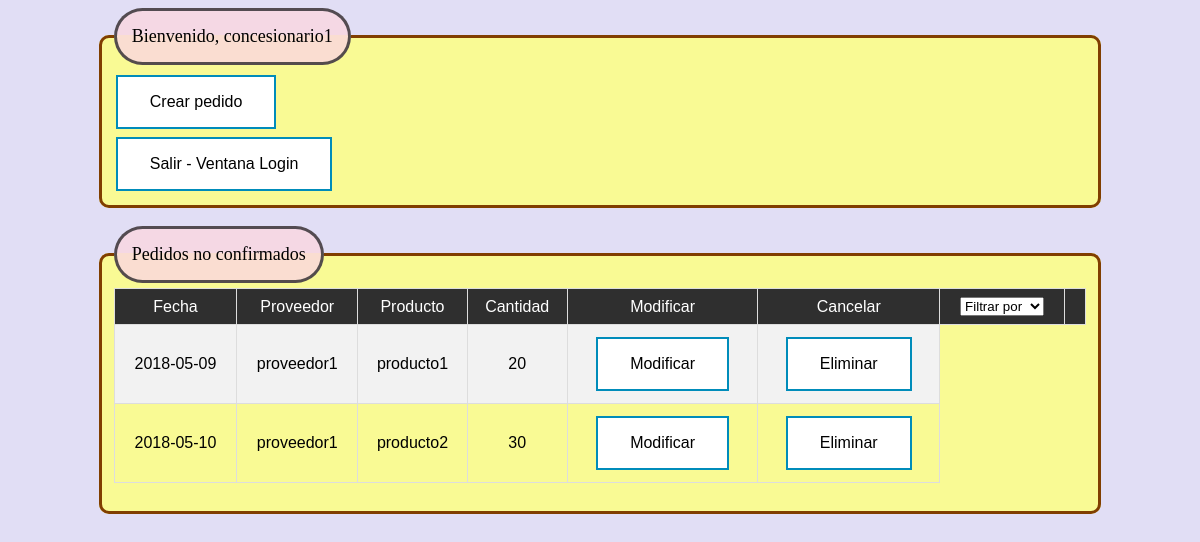
Screenshot of /concesionario/concesionario.php?ID=1 with the database file from the repository.
### tables this page shows
CREATE TABLE `usuario` (
  `id` int(11) NOT NULL,
  `username` varchar(15) NOT NULL,
  `password` varchar(20) NOT NULL,
  `tipo` varchar(20) NOT NULL,
  `numeroSesiones` int(11) NOT NULL
);

CREATE TABLE `pedidos` (
  `id` int(11) NOT NULL,
  `concesionario` varchar(15) NOT NULL,
  `fecha` date NOT NULL,
  `proveedor` varchar(20) NOT NULL,
  `producto` varchar(50) NOT NULL,
  `productoID` int(11) NOT NULL,
  `cantidad` int(11) NOT NULL,
  `confirmado` tinyint(1) NOT NULL
);

### concesionario/concesionario.php (the view, shortened to what this page needs)
 <!DOCTYPE html>
<html>
<head>
    <link rel = "stylesheet" type = "text/css" href = "./styleConcesionario.css" >
</head>
<body>
	<div>
	<?php
    	include ("../db_connect/db_connect.php");
        $IDuser = $_GET["ID"];
        $sacarConcesionario = mysqli_query($connection, "SELECT username FROM usuario WHERE id ='".$IDuser."'");
        while ($linea = mysqli_fetch_array($sacarConcesionario)) {
	        $concesionario =$linea["username"];
		}
        if (isset($_GET["filtro"])) {
            $filtro = $_GET["filtro"];
            if ($filtro == "fecha" && isset($_GET["fecha"])) {
       		    $fecha = $_GET["fecha"];
                $consulta = mysqli_query($connection, "SELECT * FROM pedidos WHERE (confirmado = '0' AND concesionario ='" .$concesionario."' AND fecha='".$fecha."')");
            } else if ($filtro == "proveedor" && isset($_GET["proveedor"])) {
           		$proveedor = $_GET["proveedor"];
                $consulta = mysqli_query($connection, "SELECT * FROM pedidos WHERE (confirmado = '0' AND concesionario ='" .$concesionario."' AND proveedor='".$proveedor."')");
            } else if ($filtro == "producto" && isset($_GET["producto"])) {
                $producto = $_GET["producto"];
                $consulta = mysqli_query($connection, "SELECT * FROM pedidos WHERE (confirmado = '0' AND concesionario ='" .$concesionario."' AND producto='".$producto."')");
            }
		} else {
			$consulta = mysqli_query($connection, "SELECT * FROM pedidos WHERE (confirmado = '0' AND concesionario ='" .$concesionario."')");
        }
	?>
	<fieldset>
		<legend id="legend">Bienvenido, <?php echo $concesionario ?></legend>
		<?php
            echo "<input type='button' class='button' value='Crear pedido' onclick='hacerPedido(".$IDuser.")'/>";
        ?>
		<form action="./cerrarSesion.php?concesionario=<?php echo $concesionario;?>" method="post">
           	<button type="submit" id="myButton"  class="button" >Salir - Ventana Login</button>
   		</form>
	</fieldset>
	<br>
	<fieldset>
		<legend id="legend">Pedidos no confirmados</legend>
		<table class="listaPedidos">
	        <tr class="negrita">
				<td>Fecha</td>
				<td>Proveedor</td>
				<td>Producto</td>
				<td>Cantidad</td>
	            <td>Modificar</td>
	            <td>Cancelar</td>
			    <td>
                <select name="filtro" id="filtro">
                <?php
                    if(isset($_GET["filtro"])){
                ?>
                <option value="0">Sin filtros</option>
                <?php
                } else {
                            ?>
                             <option value="0" selected>Filtrar por</option>
                            <?php
                                }
                            ?>
                        </select>
                    </td>
	                <td id="variable">
                    </td>
                </tr>
					<?php
						while($filas = mysqli_fetch_array($consulta)) {
							$fecha=$filas['fecha'];
							$proveedor=$filas['proveedor'];
							$producto=$filas['producto'];
							$cantidad=$filas['cantidad'];
							$IDpedido=$filas['id'];
					?>
					<tr>
						<td><?php echo "<p>".$fecha."</p>";?></td>
						<td><?php echo "<p>".$proveedor."</p>";?></td>
						<td><?php echo "<p>".$producto."</p>";?></td>
						<td><?php echo "<p>".$cantidad."</p>";?></td>
	            		<td>
	                		<form method="post" action="./modificar_pedido.php?ID=<?php echo $IDpedido."&IDuser=".$IDuser;?>">
	            		      	<input type="submit" value="Modificar" name="modificar" />
	    		            </form>
			            </td>
	            		<td>
	               			<form method="post" action="./cancelar_pedido.php?ID=<?php echo $IDpedido."&IDuser=".$IDuser;?>">
	                  			<input type="submit" value="Eliminar" name="eliminar" />
	                		</form>
	            		</td>
					</tr>
					<?php	} ?>
				</table>
				<br />
			</fieldset>
		</div>
	</body>
</html>

### concesionario/styleConcesionario.css (style rules this page uses)
body { background-color: rgba(105, 90, 205, 0.2); }
div { width: 85%; margin:0 auto 0 auto; }
form select, form input { background-color: white; color: black; border: 2px solid #008CBA; padding: 16px 32px; text-decoration: none; display: inline-block; font-size: 16px; margin: 4px 2px; -webkit-transition-duration: 0.4s; transition-duration: 0.4s; cursor: pointer; }
.button { background-color: white; color: black; border: 2px solid #008CBA; padding: 16px 32px; text-align: center; text-decoration: none; display: inline-block; font-size: 16px; margin: 4px 2px; -webkit-transition-duration: 0.4s; transition-duration: 0.4s; cursor: pointer; }
table { text-align:center; font-family: "Trebuchet MS", Arial, Helvetica, sans-serif; border-collapse: collapse; width: 100%; }
table td, table th { border: 1px solid #ddd; padding: 8px; }
table tr:nth-child(even) { background-color: #f2f2f2; }
table tr:first-child { background-color: #2f2f2f; color:white; }
fieldset { display: block; margin-left: 2px; margin-right: 2px; padding-top: 0.35em; padding-bottom: 0.625em; padding-left: 0.75em; padding-right: 0.75em; border: 2px groove (internal value); background-color: rgba(252, 253, 137, 0.898); border:3px solid rgb(128, 62, 0); border-radius: 10px; }
legend { background-color: rgba(250, 215, 224, 0.809); font-size: 18px; font-style:Helvetica; padding: 15px; border-radius: 50px 50px 50px 50px; border-color: rgba(29, 28, 33, 0.748); border-style: solid; }

### rows the page displays
usuario: username "concesionario1"
pedidos: fecha "2018-05-09", proveedor "proveedor1", producto "producto1", cantidad "20"
pedidos: fecha "2018-05-10", proveedor "proveedor1", producto "producto2", cantidad "30"
